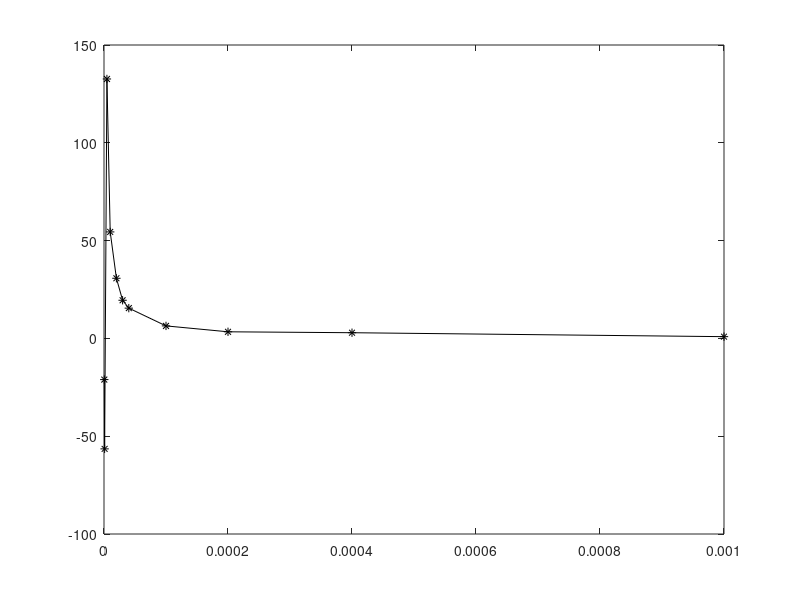
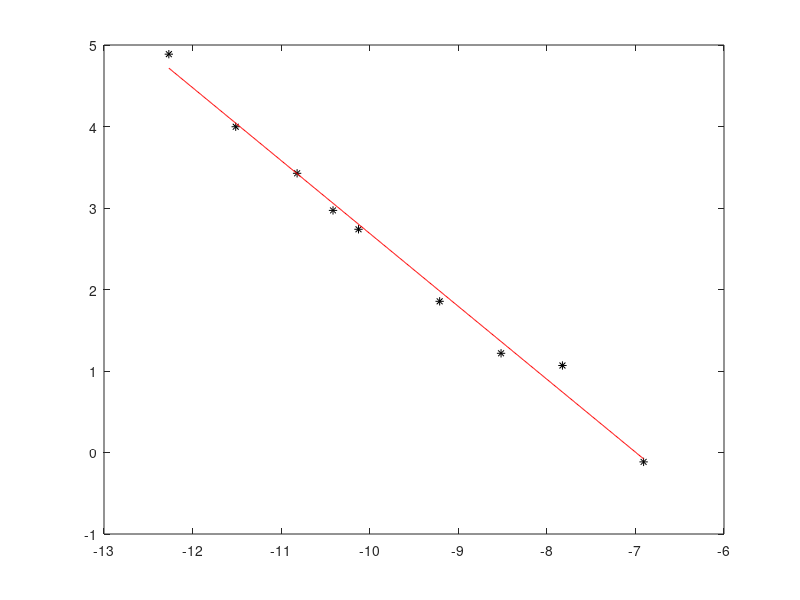

These charts were generated, in order, by the following MATLAB code:
clear all; close all;
RL = 1000; F = 60;
C = [0.47e-6 1e-6 4.7e-6 10e-6 20e-6 30e-6 40e-6 100e-6 200e-6 400e-6 1000e-6];
VR = [8.8 8.4 5.2 3.6 2.4 1.6 1.3 0.560 0.3 0.26 0.08];
DELTAVR = [0.28 0.28 0.28 0.28 0.28 0.28 0.2 0.08 0.04 0.04 0.02];
VP = [9.0 9.0 9.0 9.0 9.0 9.0 9.0 9.0 9.0 9.0 9.0];
DELTAVP = [0.2 0.2 0.2 0.2 0.2 0.2 0.2 0.2 0.2 0.2 0.2 ];
VCD = VP.*(1-((1)./(2*pi*F*RL*C)));
DELTAVCD = DELTAVP.*(1-((1)./(2*pi*F*RL*C)));
FR = (VR./VCD)*100;

%%%%% Ajuste escala log mediante Minimos Cuadrados
xp = C(3:length(C)); yp = FR(3:length(FR)); x = log(xp); y = log(yp); N = length(x)
sxy = sum(x.*y); sxx = sum(x.*x); syy = sum(y.*y); sx = sum(x); sy = sum(y);
a = (((N)*(sxy))-((sx)*(sy)))/(((N)*(sxx))-((sx)*(sx)))
b = (((sxx)*(sy))-((sx)*(sxy)))/(((N)*(sxx))-((sx)*(sx)))
e = (y-((a*x)+b)).^2; sei = sum(e);
incertidumbrea=sqrt((sei)/(N-2))*sqrt((N)/(((N)*(sxx))-((sx)*(sx))))
incertidumbreb=sqrt((sei)/(N-2))*sqrt((sxx)/(((N)*(sxx))-((sx)*(sx))))
r = (((N)*(sxy))-((sx)*(sy)))/(sqrt(((N)*(sxx))-((sx)*(sx)))*sqrt(((N)*(syy))-((sy)*(sy))))

%%%%% recta ajuste
xx = min(x):0.01:max(x); yy = a*xx+b;

%%%%% FIGURAS. 1. Interpolacion datos experimentales. 2. Ajuste lineal en escala log
figure(1); clf;
plot(C,FR,'*-k')

figure(2); clf;
plot(x,y,'k*',xx,yy,'-r')
